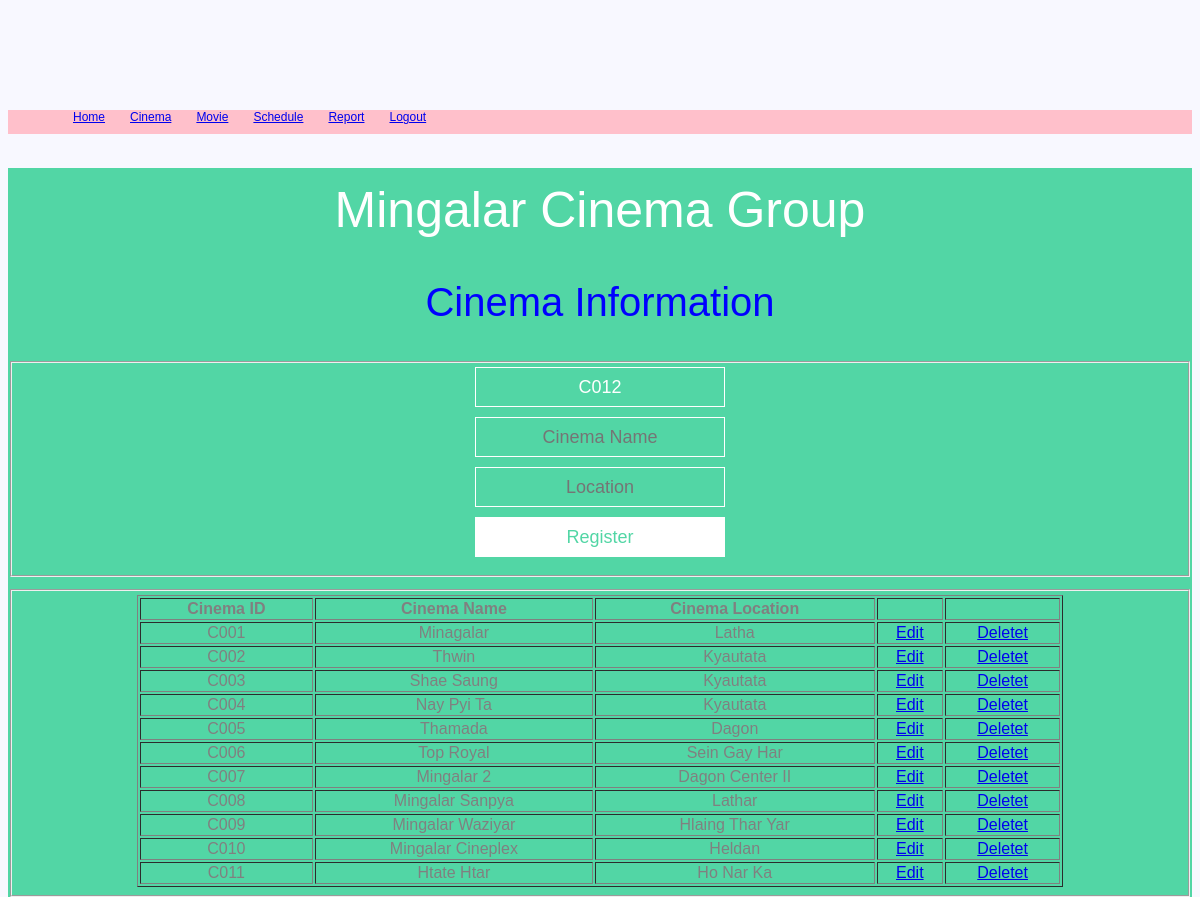
/mingalar_cinema_web/acinema.php, run on the app's committed database.
### tables this page shows
CREATE TABLE `cinema` (
  `cinemaid` varchar(5) NOT NULL,
  `cinemaname` varchar(30) NOT NULL,
  `cinemalocation` varchar(30) NOT NULL
);

### mingalar_cinema_web/acinema.php (the view, shortened to what this page needs)
<!DOCTYPE HTML5>
<html>
<head>
	<link href="style.css" rel="stylesheet" type="text/css" />
</head>
<body>
     <div id="nav_bar">
        <ul>
			<li><a href="ahome.php">Home</a></li>
            <li><a href="acinema.php">Cinema</a></li>
            <li><a href="amovie.php">Movie</a></li>
			<li><a href="aschedule.php">Schedule</a></li>
            <li><a href="report.php">Report</a></li>
			<li><a href="logout.php">Logout</a></li>
       </ul>
     </div>
	<div id="cinema">
		<div>
		<center>
			<h1>Mingalar Cinema Group</h1>
			<h2>Cinema Information</h2>
			<form id="cinema_form" method="POST">
			<fieldset>
	<?php
		include_once 'connection.php';
		$cid="";
		$query="Select MAX(cinemaid) as cid  from cinema";
				$result = mysqli_query ($connection, $query);
				$rows = mysqli_num_rows($result);
				if($rows >= 0)
				{
				$row_num = mysqli_fetch_array($result);
				$cid = $row_num["cid"];
					$maxid = $cid;
					$newid = substr($maxid, 1)+1;
					$cid = "C".str_pad($newid, 3, '0', STR_PAD_LEFT);
				}
				else { $cid= "C001"; }
	?>
				<input type="text" name="cinemaid" value="<?php echo $cid; ?>" readonly/> <br/>
				<input type="text" name="cinemaname" placeholder="Cinema Name"  required/> <br/>
				<input type="text" name="location" placeholder="Location"/> </br>
				<input type="submit" value="Register" name="register"/> </br>
			</fieldset>
			</form>
		</div>
		<div>
		<center>
		<form>
		<fieldset>
			<table border="1">
                <tr>
                    <th> Cinema ID</th>
                    <th> Cinema Name</th>
                    <th> Cinema Location</th>
					<th></br> </th>
					<th></br> </th>
                </tr>
	<?php
                include 'connection.php';
                $sql = "select * from cinema";
				$result = mysqli_query($connection,$sql);
				$num_rows = mysqli_num_rows($result);
			for($i=0; $i<$num_rows; $i++){
				$row=mysqli_fetch_assoc($result);
				?>
				<tr>
					<td> <?php echo $row["cinemaid"]; ?> </td>
					<td> <?php echo $row["cinemaname"]; ?>	</td>
					<td> <?php echo $row["cinemalocation"]; ?> </td>
					<td><a href="cinema_edit.php?cid=<?php echo $row["cinemaid"]; ?>&cname=<?php echo $row["cinemaname"]; ?>&loca=<?php echo $row["cinemalocation"]; ?>">Edit</a></td>
					<td><a href="cinema_delete.php?cid=<?php echo $row["cinemaid"];?>">Deletet</a></td>
				</tr>
	<?php
				}
	?>
			</table>
        </fieldset>
		</form>
		</center>
		</div>
</body>

### mingalar_cinema_web/style.css (style rules this page uses)
html { background-color: ghostwhite; font-size:medium; }
body { font-size: 12px; line-height: 1.3; font-family: Arial, Helvetica, Sans-Serif; color: #ccc; height: 700px; }
table { border-collapse: 1px; width: 80%; }
td,th { text-align:center; color:gray; }
#nav_bar ul li { float: left; display: inline; padding-left: 25px; }
#nav_bar { width: auto; height: 24px; background-color:pink; margin-top:110px; }
#login, #signup, #cinema, #chome, #schedule, #movie, #report, #show_now, #cinvoice, #seat_form, #booking,#staff { background-color: rgb(82,214,165); margin-bottom:130px; float:center; }
#cinema_form { text-algin: center; }
h1 { color:white; font-family: "Comic Sans MS", "Arial"; font-weight: normal; font-size:50px; padding-top:10px; }
h2 { color:blue; font-family: "Comic Sans MS", "Arial"; font-weight: normal; font-size:40px; }
input[type="text"], input[type="password"], input[type="number_format"], input[type="email"] { width:250px; height:40px; border:1px solid white; color:white; font-size:18px; background-color:rgb(82,214,165); margin-bottom:10px; border-radious:3px; text-align:center; }
input[type="submit"] { width:250px; height:40px; text-algin:center; border:1px solid white; color:white; font-size:18px; background-color:white; margin-bottom:10px; border-radious:3px; cursor:pointer; color:rgb(82,214,165); }

### data on the page
cinema: cinemaid "C001", cinemaname "Minagalar", cinemalocation "Latha"
cinema: cinemaid "C002", cinemaname "Thwin", cinemalocation "Kyautata"
cinema: cinemaid "C003", cinemaname "Shae Saung", cinemalocation "Kyautata"
cinema: cinemaid "C004", cinemaname "Nay Pyi Ta", cinemalocation "Kyautata"
cinema: cinemaid "C005", cinemaname "Thamada", cinemalocation "Dagon"
cinema: cinemaid "C006", cinemaname "Top Royal", cinemalocation "Sein Gay Har"
cinema: cinemaid "C007", cinemaname "Mingalar 2", cinemalocation "Dagon Center II"
cinema: cinemaid "C008", cinemaname "Mingalar Sanpya", cinemalocation "Lathar"
cinema: cinemaid "C009", cinemaname "Mingalar Waziyar", cinemalocation "Hlaing Thar Yar"
cinema: cinemaid "C010", cinemaname "Mingalar Cineplex", cinemalocation "Heldan"
cinema: cinemaid "C011", cinemaname "Htate Htar", cinemalocation "Ho Nar Ka"
